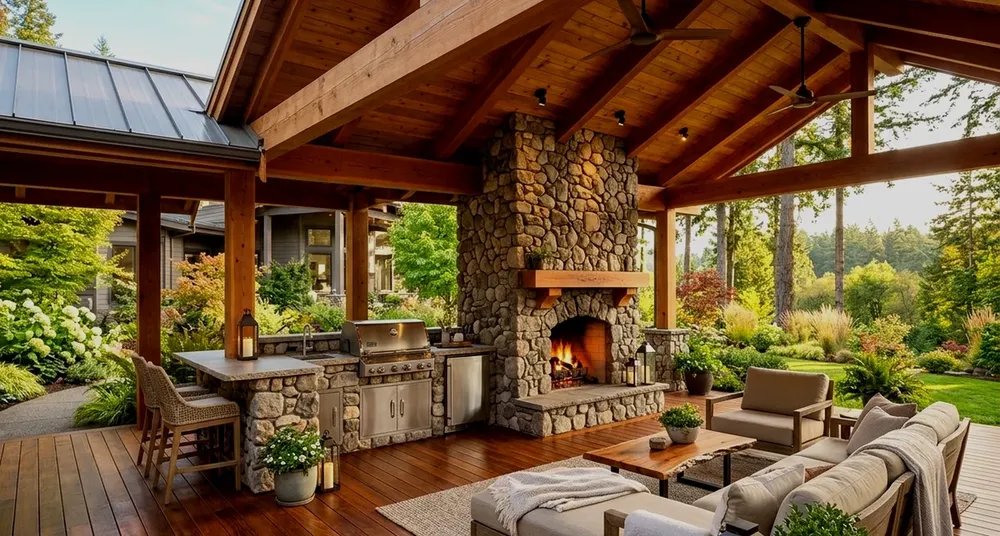
#> input picture assets/images/services/services-final-cta.webp, 1000 x 536 px, shrunk from 1400 x 750 before the run, found by its file name
$ python test_image_stats.py
#> lines starting #> are read from the running program, lines starting #| are printed output that depends on the picture; long printed decimals are rounded
from PIL import Image, ImageStat

with Image.open("assets/images/services/services-final-cta.webp") as img:
#> img is the input picture: PIL image 1000x536 RGB; mean R, G, B 112.3, 87.7, 57.3
    stat = ImageStat.Stat(img)
    print("Mean RGB of services-final-cta.webp:", stat.mean[:3])
#| Mean RGB of services-final-cta.webp: [112.263, 87.691, 57.267]

with Image.open("assets/images/about/about-hero.webp") as img:
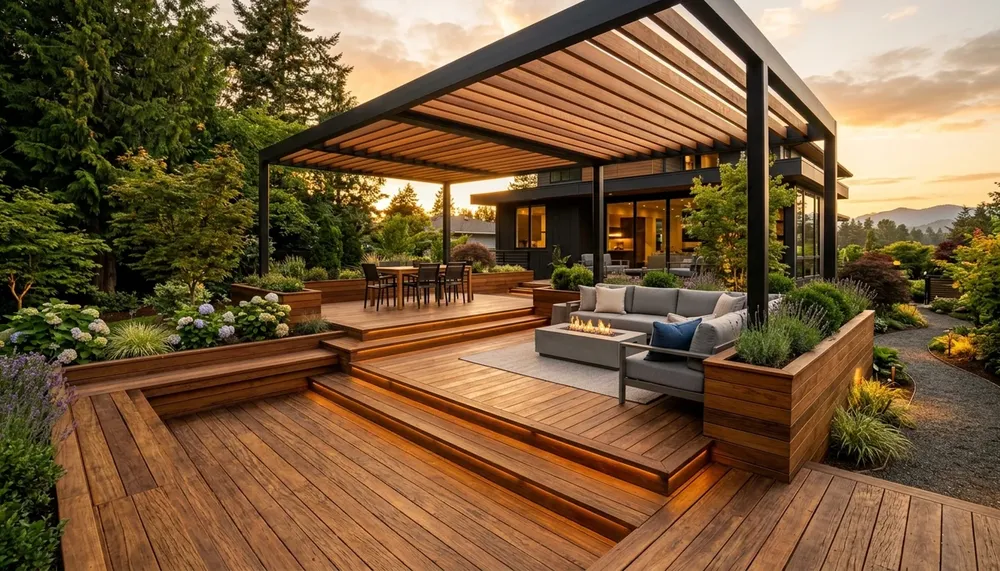
#> input picture assets/images/about/about-hero.webp, 1000 x 571 px, shrunk from 1400 x 800 before the run, found by its file name
#> img is the input picture: PIL image 1000x571 RGB; mean R, G, B 118.5, 90.7, 58.9
    stat = ImageStat.Stat(img)
    print("Mean RGB of about-hero.webp:", stat.mean[:3])
#| Mean RGB of about-hero.webp: [118.522, 90.676, 58.938]

with Image.open("assets/images/about/about-lifestyle.webp") as img:
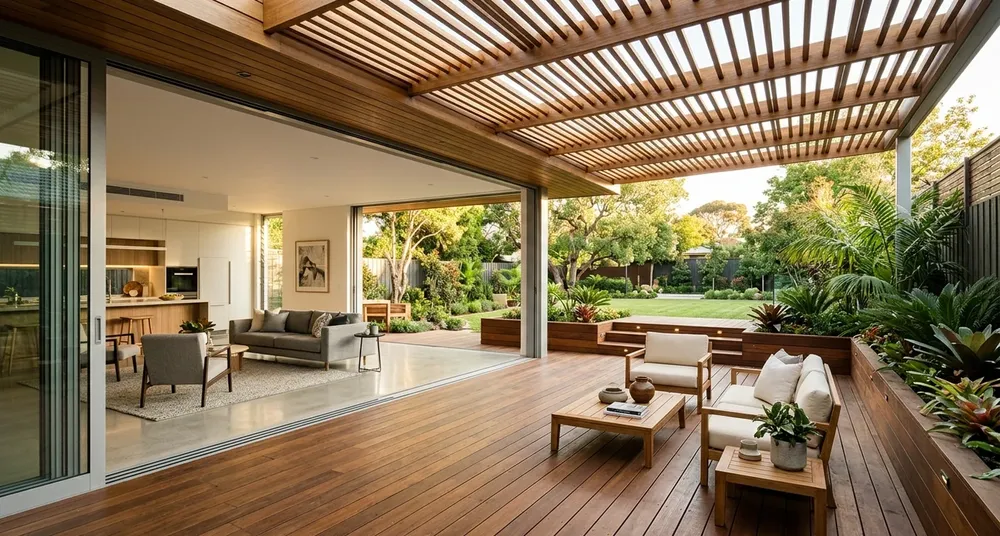
#> input picture assets/images/about/about-lifestyle.webp, 1000 x 536 px, shrunk from 1400 x 750 before the run, found by its file name
#> img is the input picture: PIL image 1000x536 RGB; mean R, G, B 136.8, 118.2, 88.5
    stat = ImageStat.Stat(img)
    print("Mean RGB of about-lifestyle.webp:", stat.mean[:3])
#| Mean RGB of about-lifestyle.webp: [136.797, 118.172, 88.503]

with Image.open("assets/images/services/services-hero.webp") as img:
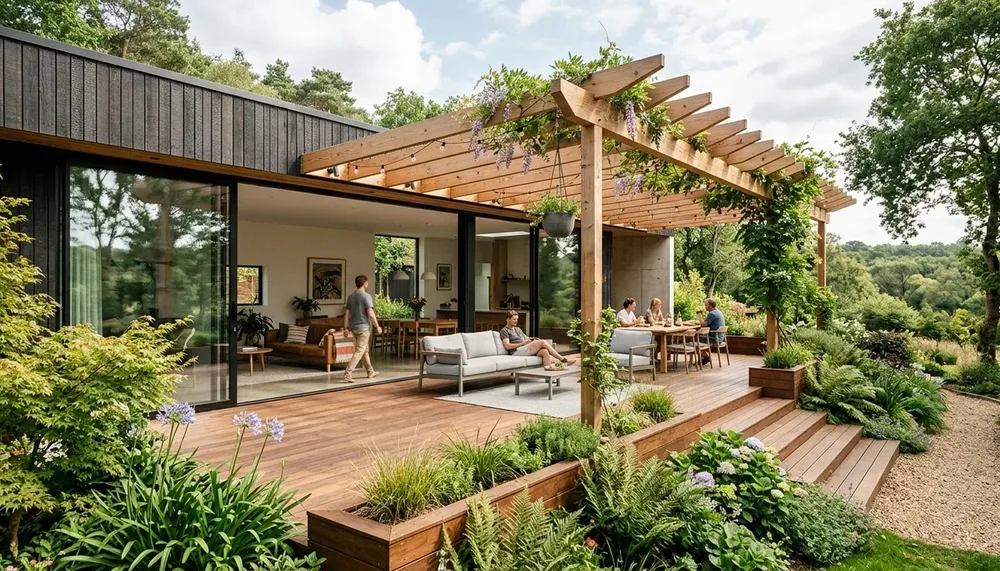
#> input picture assets/images/services/services-hero.webp, 1000 x 571 px, shrunk from 1400 x 800 before the run, found by its file name
#> img is the input picture: PIL image 1000x571 RGB; mean R, G, B 132.4, 127.3, 95
    stat = ImageStat.Stat(img)
    print("Mean RGB of services-hero.webp:", stat.mean[:3])
#| Mean RGB of services-hero.webp: [132.437, 127.292, 94.975]
